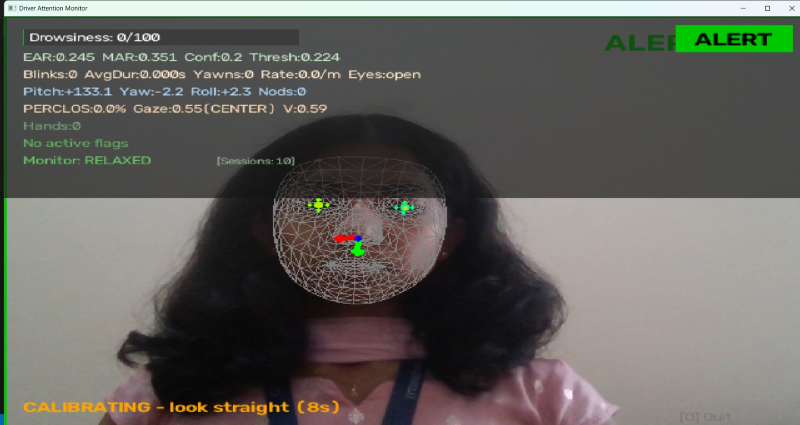
#> input picture sample images/WhatsApp Image 2026-08-18 at 1.44.39 PM.jpeg, 1600 x 850 px (shown at 1/2 size)
$ python -i perception.py   (imports and definitions only)
#> lines starting #> are read from the running program, lines starting #| are printed output that depends on the picture
#> further down, picture is the input picture: shape (850, 1600, 3); mean B, G, R 92.8, 97.8, 99.1
"""
perception.py
Person A — Hafsa — Perception Layer
Driver Attention Monitoring Project

Changes from previous version:
  1. ear_confidence redesigned — no longer conflates closed eyes with low confidence
  2. blink_state "unknown" now a proper third state (flagged to team)
  3. blink_dur_avg added to output dict (Sheethal needs for scoring)
  4. blink_count and yawn_count now in output dict
  5. CSV logging added for Raks
"""

import cv2
import mediapipe as mp
import numpy as np
import time
import csv
import os
from collections import deque


# ─────────────────────────────────────────────────────────────────────
# MediaPipe landmark IDs — fixed, same person same IDs every frame
# ─────────────────────────────────────────────────────────────────────
LEFT_EYE  = [362, 385, 387, 263, 373, 380]
RIGHT_EYE = [33,  160, 158, 133, 153, 144]
# MOUTH landmark ordering: p[0],p[1] = corners (horizontal),
# p[2]↔p[6] and p[3]↔p[7] must be VERTICAL pairs (upper↔lower lip).
# Old order had p[2]=39(upper-L) paired with p[6]=269(upper-R) → horizontal!
# Fixed: swap positions 3 and 6 so verticals are correct.
MOUTH     = [61, 291, 39, 269, 0, 17, 181, 405]


# ─────────────────────────────────────────────────────────────────────
# Geometry helpers
# ─────────────────────────────────────────────────────────────────────

# [33 lines left out: functions get_point, compute_ear, compute_mar, not called in this run]


def apply_clahe(frame):
    """
    CLAHE — fixes uneven lighting before passing frame to MediaPipe.
    Enhanced to handle extremely dark and very bright background lights (backlight/overexposure).
    Applied to L channel of LAB colourspace only.
    """
    if frame is None or frame.size == 0:
        return frame

    import math
    lab = cv2.cvtColor(frame, cv2.COLOR_BGR2LAB)
#> lab: shape (850, 1600, 3); mean of channels 0, 1, 2 103.3, 128.2, 130.8
    l, a, b = cv2.split(lab)
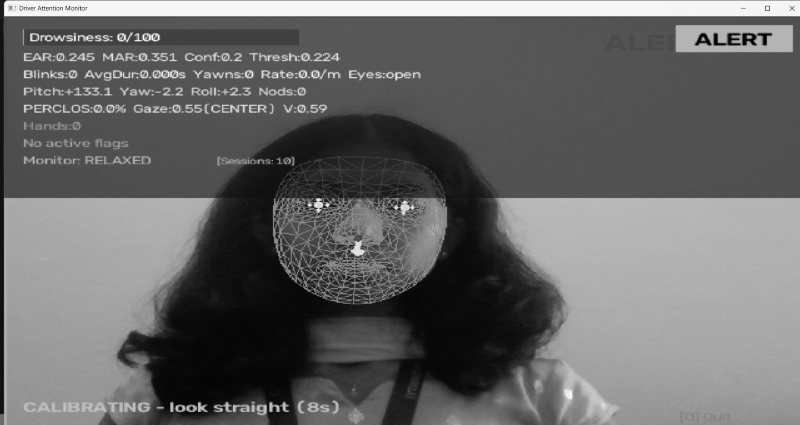
#> l: shape (850, 1600) (shown at 1/2 size); min 0, max 255, mean 103.3
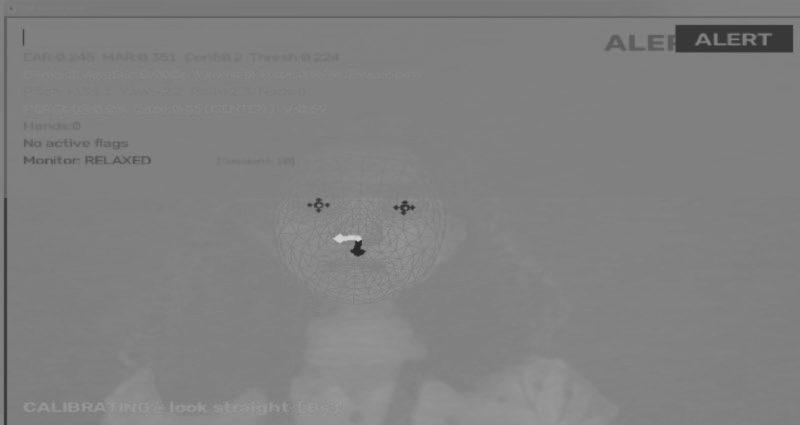
#> a: shape (850, 1600) (shown at 1/2 size); min 42, max 208, mean 128.2
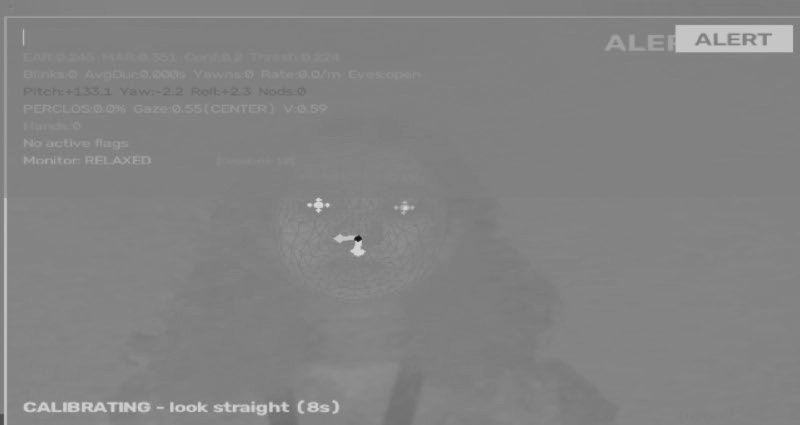
#> b: shape (850, 1600) (shown at 1/2 size); min 20, max 214, mean 130.8

    # Calculate statistics of original L channel
    mean_l = np.mean(l)
#> mean_l = 103.3

    # 1. Adaptive Gamma Correction to adjust overall brightness
    # Target mean luminance is ~120.0 (out of 255)
    safe_mean = max(1.0, mean_l)
#> safe_mean = 103.3
    gamma = math.log(120.0 / 255.0) / math.log(safe_mean / 255.0)
#> gamma = 0.834

    # Clip gamma to a safe range [0.4, 2.2] to prevent extreme visual distortion
    gamma = max(0.4, min(2.2, gamma))

    # Apply gamma correction lookup table
    table = np.array([((i / 255.0) ** gamma) * 255 for i in range(256)]).astype("uint8")
#> table = 256 values from 0 to 255
    l_corrected = cv2.LUT(l, table)

    # 2. Adaptive CLAHE clip limit based on contrast and brightness
    mean_l_corr = np.mean(l_corrected)
#> mean_l_corr = 116.4
    std_l_corr = np.std(l_corrected)
#> std_l_corr = 59.56

    # High standard deviation indicates high-contrast backlighting (bright bg, dark face)
    if std_l_corr > 55.0:
        clip_limit = 4.0
    elif mean_l_corr < 50.0:
        clip_limit = 3.0
    else:
        clip_limit = 2.0

    clahe = cv2.createCLAHE(clipLimit=clip_limit, tileGridSize=(8, 8))
    l_enhanced = clahe.apply(l_corrected)
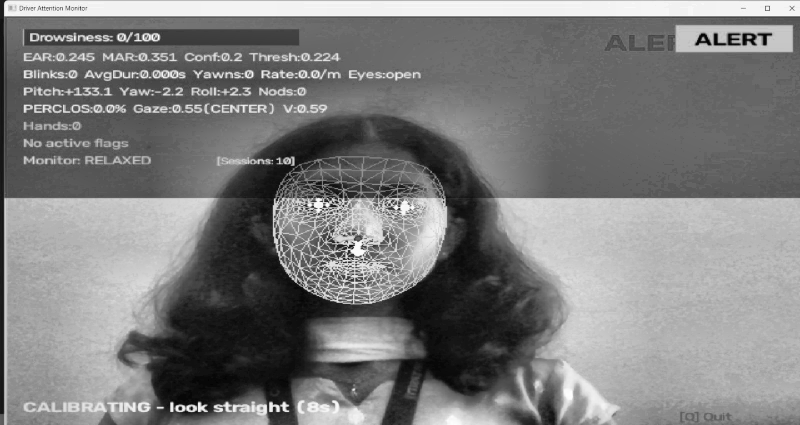
#> l_enhanced: shape (850, 1600) (shown at 1/2 size); min 1, max 255, mean 124.8

    return cv2.cvtColor(cv2.merge([l_enhanced, a, b]), cv2.COLOR_LAB2BGR)
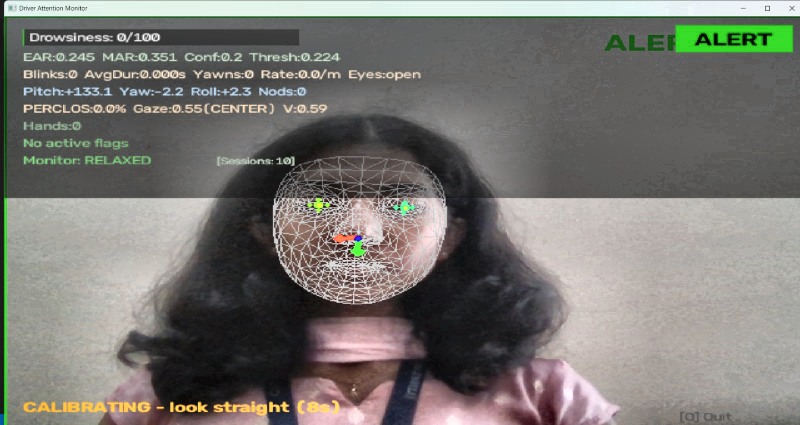
#> returned value: shape (850, 1600, 3) (shown at 1/2 size); mean B, G, R 113.7, 118.6, 120.3


# [40 lines left out: function compute_landmark_confidence, not called in this run]


# ─────────────────────────────────────────────────────────────────────
# Main Perception class
# ─────────────────────────────────────────────────────────────────────

class PerceptionModule:

    # [258 lines left out: functions __init__, _run_calibration, _update_blink, _update_yawn, process_frame, process_landmarks and 4 more, not called in this run]


# ─────────────────────────────────────────────────────────────────────
# CSV Logger
# ─────────────────────────────────────────────────────────────────────

class PerceptionLogger:
    """
    NEW — was not in previous version.
    Writes every frame dict to CSV for Raks to run batch analysis.
    """
    # [14 lines left out: functions __init__, log, not called in this run]

    def close(self):
        self.file.close()
        print(f"Log saved: {self.filepath}")


# ─────────────────────────────────────────────────────────────────────
# Live demo
# ─────────────────────────────────────────────────────────────────────

# [52 lines not run here, left out]

>>> import cv2
>>> picture = cv2.imread('../sample images/WhatsApp Image 2026-08-18 at 1.44.39 PM.jpeg')
>>> result = apply_clahe(picture)

$ run again, on sample images/WhatsApp Image 2026-08-18 at 1.45.06 PM.jpeg
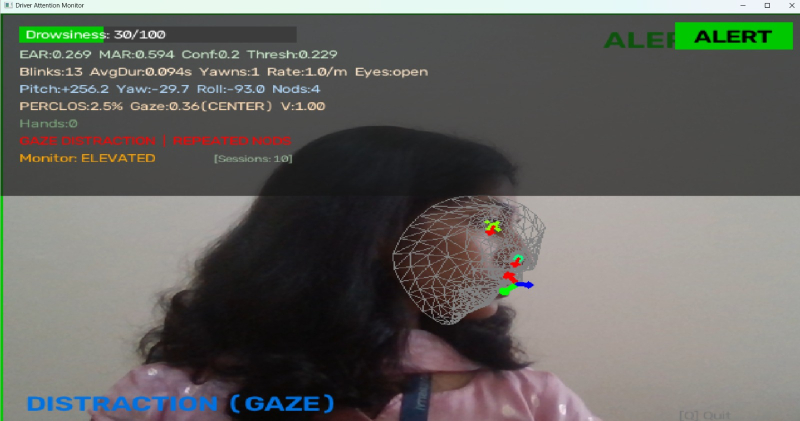
#> input picture sample images/WhatsApp Image 2026-08-18 at 1.45.06 PM.jpeg, 1600 x 841 px (shown at 1/2 size)
#> picture is the input picture: shape (841, 1600, 3); mean B, G, R 95.2, 99.7, 99.6
#> lab: shape (841, 1600, 3); mean of channels 0, 1, 2 105.2, 128, 130.4
#> in apply_clahe, `l, a, b = cv2.split(lab)`:
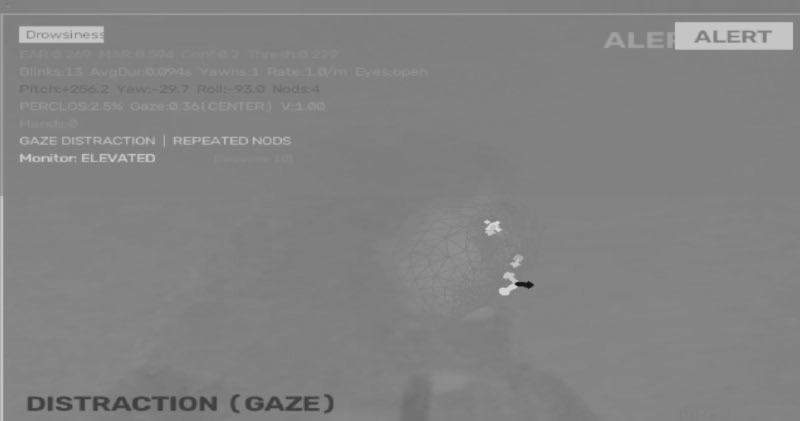
#> b: shape (841, 1600) (shown at 1/2 size); min 20, max 214, mean 130.4
#> mean_l = 105.2
#> gamma = 0.852
#> table = 256 values from 0 to 255
#> mean_l_corr = 116.7
#> std_l_corr = 59.54
#> in apply_clahe, `return cv2.cvtColor(cv2.merge([l_enhanced, a, b]), cv2.COLOR_LAB2BGR)`:
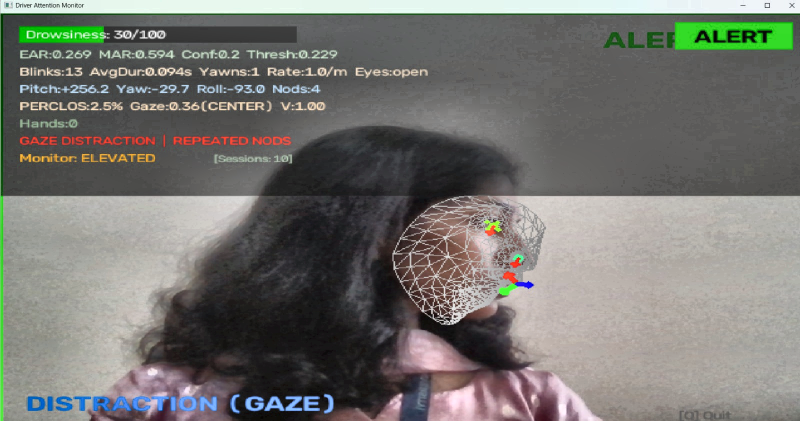
#> returned value: shape (841, 1600, 3) (shown at 1/2 size); mean B, G, R 111.8, 116.2, 116.7

$ run again, on sample images/WhatsApp Image 2026-08-18 at 1.45.25 PM.jpeg
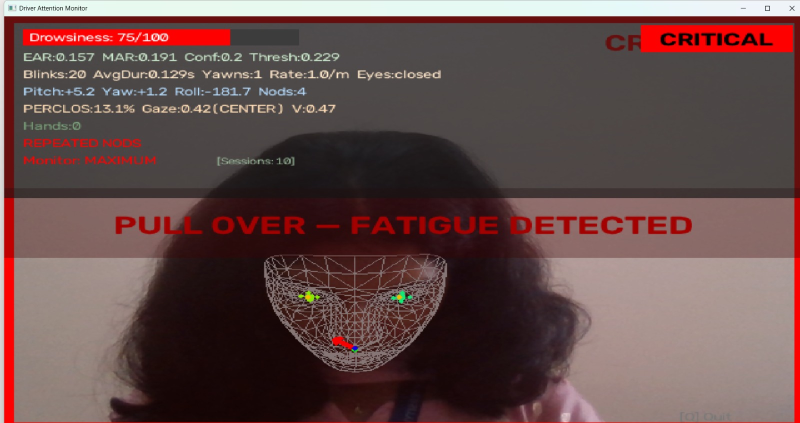
#> input picture sample images/WhatsApp Image 2026-08-18 at 1.45.25 PM.jpeg, 1600 x 846 px (shown at 1/2 size)
#> picture is the input picture: shape (846, 1600, 3); mean B, G, R 74.1, 75.6, 101
#> lab: shape (846, 1600, 3); mean of channels 0, 1, 2 88.9, 137.7, 134.3
#> in apply_clahe, `l, a, b = cv2.split(lab)`:
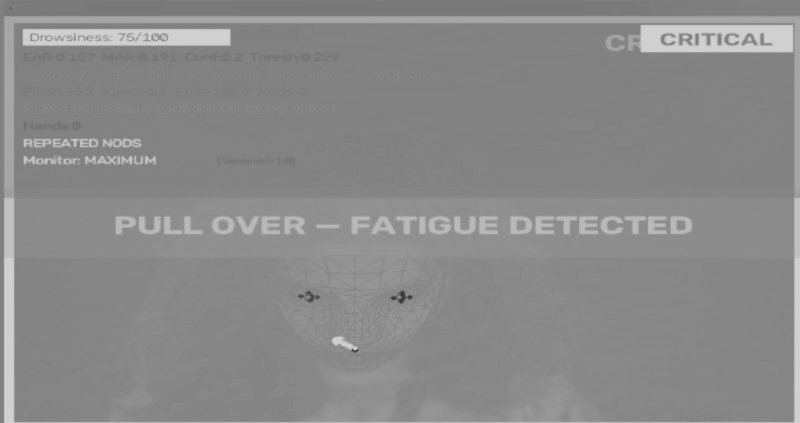
#> a: shape (846, 1600) (shown at 1/2 size); min 51, max 208, mean 137.7
#> mean_l = 88.86
#> gamma = 0.715
#> table = 256 values from 0 to 255
#> mean_l_corr = 113.8
#> std_l_corr = 56.69
#> in apply_clahe, `return cv2.cvtColor(cv2.merge([l_enhanced, a, b]), cv2.COLOR_LAB2BGR)`:
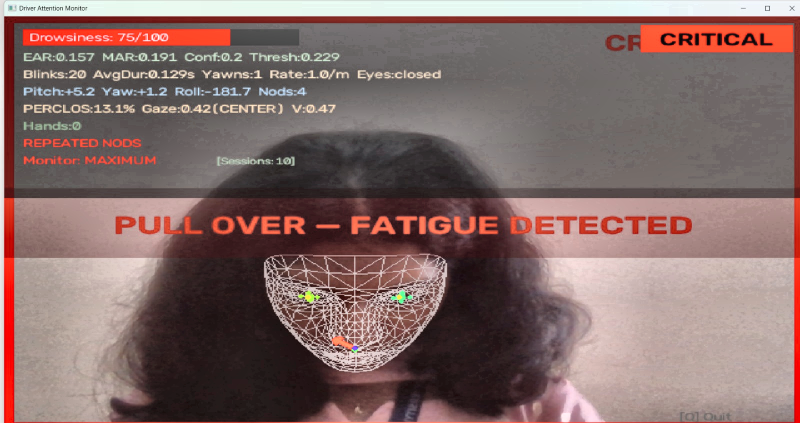
#> returned value: shape (846, 1600, 3) (shown at 1/2 size); mean B, G, R 103.9, 106.7, 131.1

$ run again, on sample images/WhatsApp Image 2026-08-18 at 1.46.17 PM.jpeg
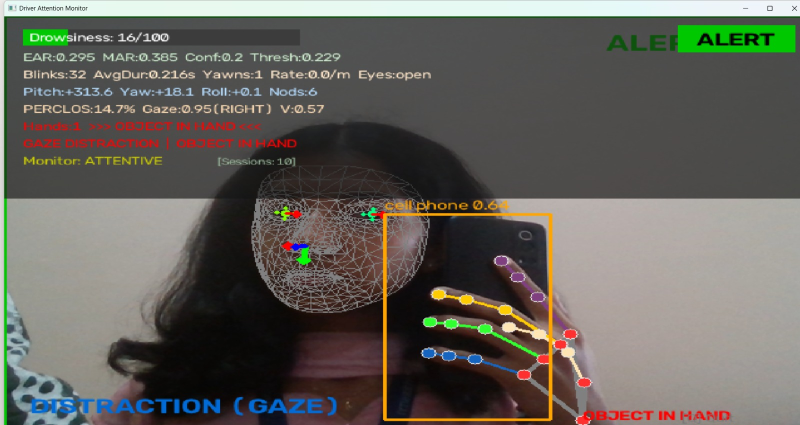
#> input picture sample images/WhatsApp Image 2026-08-18 at 1.46.17 PM.jpeg, 1600 x 850 px (shown at 1/2 size)
#> picture is the input picture: shape (850, 1600, 3); mean B, G, R 91.3, 97.9, 100.2
#> lab: shape (850, 1600, 3); mean of channels 0, 1, 2 104.1, 128.8, 132
#> in apply_clahe, `l, a, b = cv2.split(lab)`:
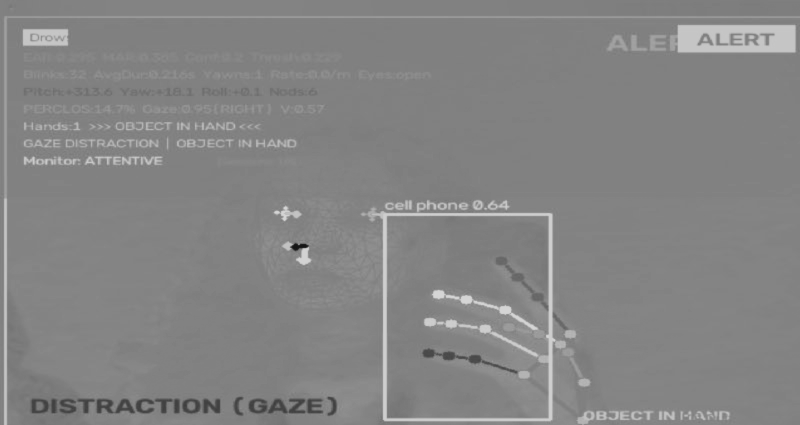
#> b: shape (850, 1600) (shown at 1/2 size); min 20, max 214, mean 132
#> mean_l = 104.1
#> gamma = 0.841
#> table = 256 values from 0 to 255
#> mean_l_corr = 116.5
#> std_l_corr = 60.23
#> in apply_clahe, `return cv2.cvtColor(cv2.merge([l_enhanced, a, b]), cv2.COLOR_LAB2BGR)`:
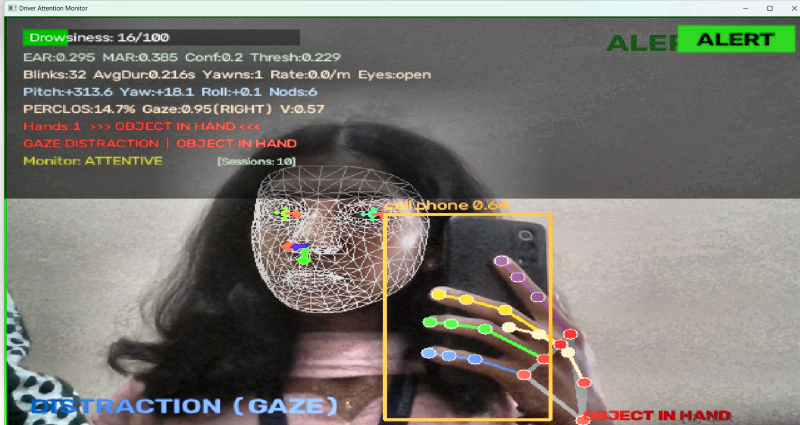
#> returned value: shape (850, 1600, 3) (shown at 1/2 size); mean B, G, R 110.3, 117, 119.7
